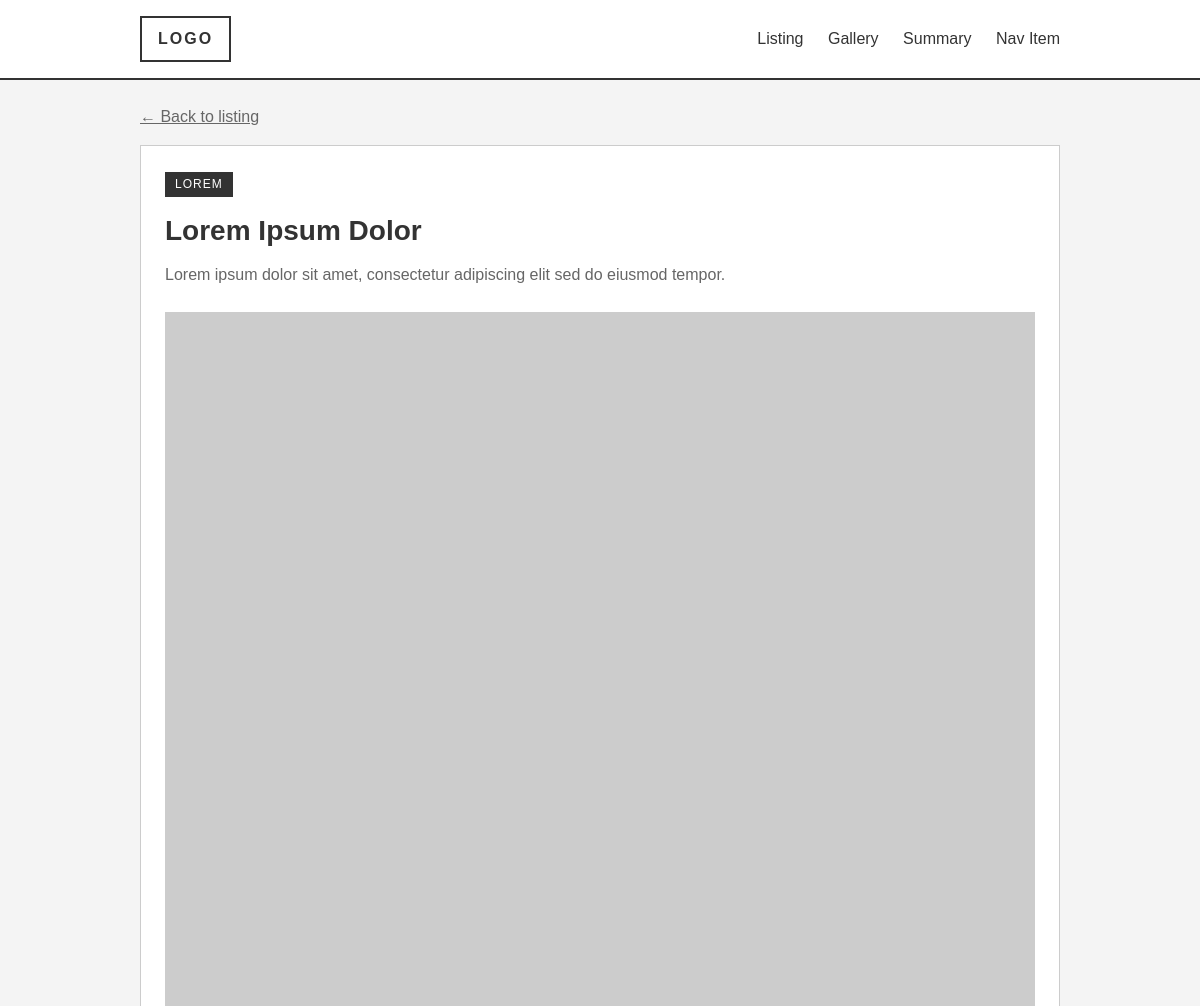
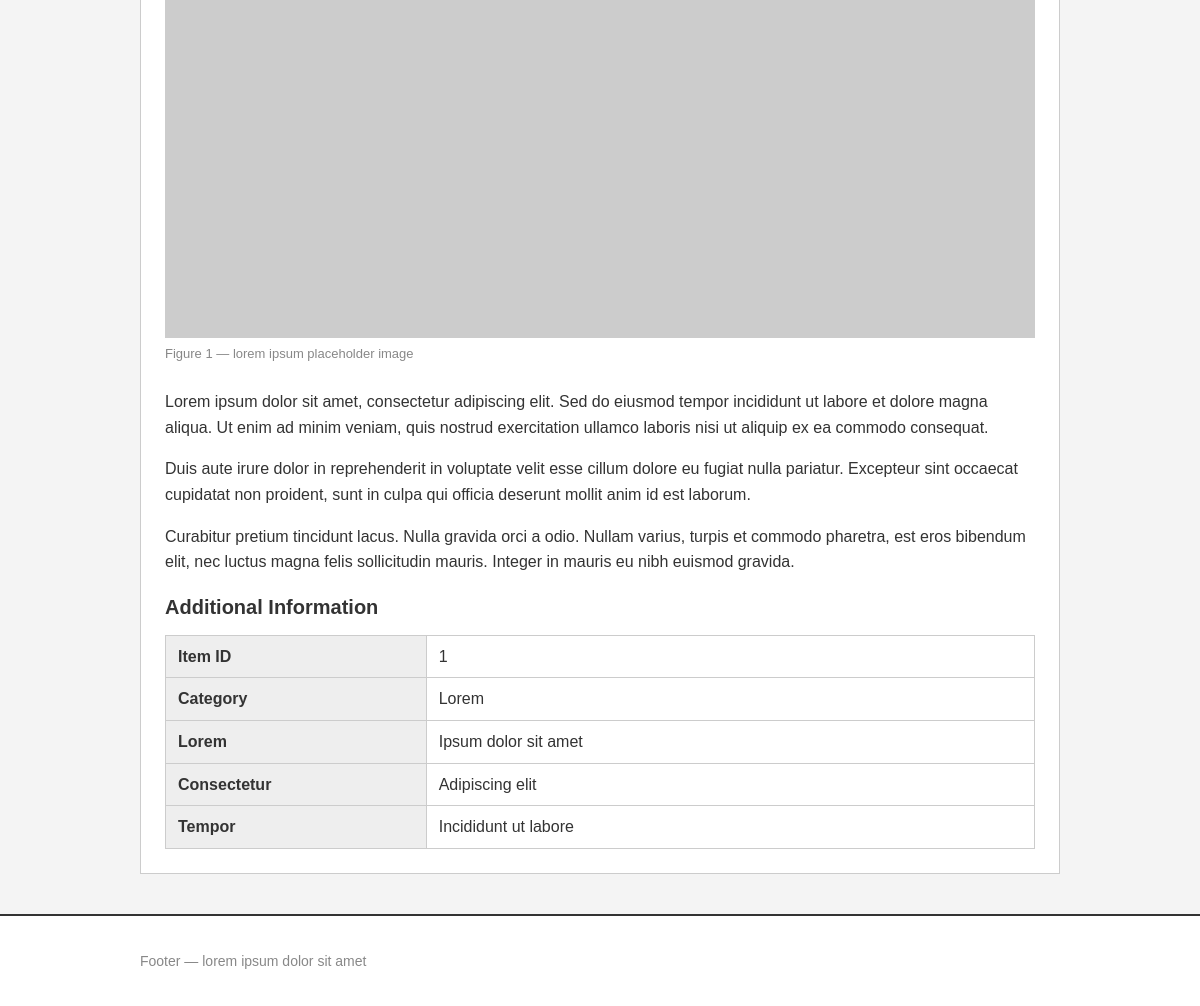
Page /item/1 on the committed database (2 pictures, top to bottom).
### tables this page shows
CREATE TABLE categories (
    id    INTEGER PRIMARY KEY AUTOINCREMENT,
    name  TEXT NOT NULL UNIQUE,
    slug  TEXT NOT NULL UNIQUE
);

CREATE TABLE items (
    id            INTEGER PRIMARY KEY AUTOINCREMENT,
    title         TEXT    NOT NULL,
    summary       TEXT    NOT NULL,   -- short text, shown on the homepage
    body          TEXT    NOT NULL,   -- long text, shown on the detail page
    image_id      INTEGER NOT NULL,   -- which Lorem Picsum photo to use
    category_id   INTEGER NOT NULL,
    FOREIGN KEY (category_id) REFERENCES categories (id)
);

### app.py (the view)
@app.route("/item/<int:item_id>")
def detail(item_id):
    connection = get_db()
    item = connection.execute(
        """
        SELECT  items.id,
                items.title,
                items.summary,
                items.body,
                items.image_id,
                categories.name AS category_name
        FROM    items
        JOIN    categories ON items.category_id = categories.id
        WHERE   items.id = ?
        """,
        (item_id,),          # the ? is filled in safely from this tuple
    ).fetchone()             # fetchone() because we expect a single row
    connection.close()
    if item is None:
        abort(404)
    return render_template("detail.html", item=item)

### app.py (called while the page is built)
def get_db():
    connection = sqlite3.connect(DB_FILE)
    connection.row_factory = sqlite3.Row
    return connection

### templates/detail.html (shortened to what this page needs)
{% extends "base.html" %}
{% block content %}
  <p class="breadcrumb">
    <a href="{{ url_for('index') }}">&larr; Back to listing</a>
  </p>
  <article class="detail">
    <span class="badge">{{ item.category_name }}</span>
    <h1>{{ item.title }}</h1>
    <p class="lead">{{ item.summary }}</p>
    <div class="detail-image">
      <img src="https://picsum.photos/id/{{ item.image_id }}/1200/600"
           alt="Large placeholder image for {{ item.title }}"
           width="1200" height="600">
      <p class="caption">Figure 1 &mdash; lorem ipsum placeholder image</p>
    </div>
    <div class="detail-body">
      {% for paragraph in item.body.split('\n\n') %}
        <p>{{ paragraph }}</p>
      {% endfor %}
    </div>
    <h2>Additional Information</h2>
    <table class="spec-table">
      <tr><th>Item ID</th><td>{{ item.id }}</td></tr>
      <tr><th>Category</th><td>{{ item.category_name }}</td></tr>
      <tr><th>Lorem</th><td>Ipsum dolor sit amet</td></tr>
      <tr><th>Consectetur</th><td>Adipiscing elit</td></tr>
      <tr><th>Tempor</th><td>Incididunt ut labore</td></tr>
    </table>
  </article>
{% endblock %}

### static/style.css (style rules this page uses)
* { box-sizing: border-box; }
body { margin: 0; font-family: Arial, Helvetica, sans-serif; font-size: 16px; line-height: 1.6; color: #333; background: #f4f4f4; }
img { display: block; max-width: 100%; height: auto; background: #ddd; }
h1 { font-size: 28px; margin: 32px 0 8px; }
h2 { font-size: 20px; margin: 0 0 8px; }
.lead { color: #666; margin-top: 0; }
.badge { display: inline-block; background: #333; color: #fff; font-size: 12px; letter-spacing: 1px; text-transform: uppercase; padding: 3px 10px; margin-bottom: 8px; }
.breadcrumb { margin: 24px 0 0; }
.breadcrumb a { color: #666; }
.detail { background: #fff; border: 1px solid #ccc; padding: 24px; margin: 16px 0 40px; }
.detail h1 { margin-top: 4px; }
.detail-image { margin: 24px 0; }
.caption { font-size: 13px; color: #888; margin-top: 6px; }
.detail-body p { margin: 0 0 16px; }
.spec-table { width: 100%; border-collapse: collapse; margin-top: 12px; }
.spec-table th, .spec-table td { border: 1px solid #ccc; padding: 8px 12px; text-align: left; }
.spec-table th { background: #eee; width: 30%; }

### rows in the picture
categories: category_name "LOREM", category_name "Lorem"
items: title "Lorem Ipsum Dolor", summary "Lorem ipsum dolor sit amet, consectetur adipiscing elit sed do eiusmod tempor.", id "1"
